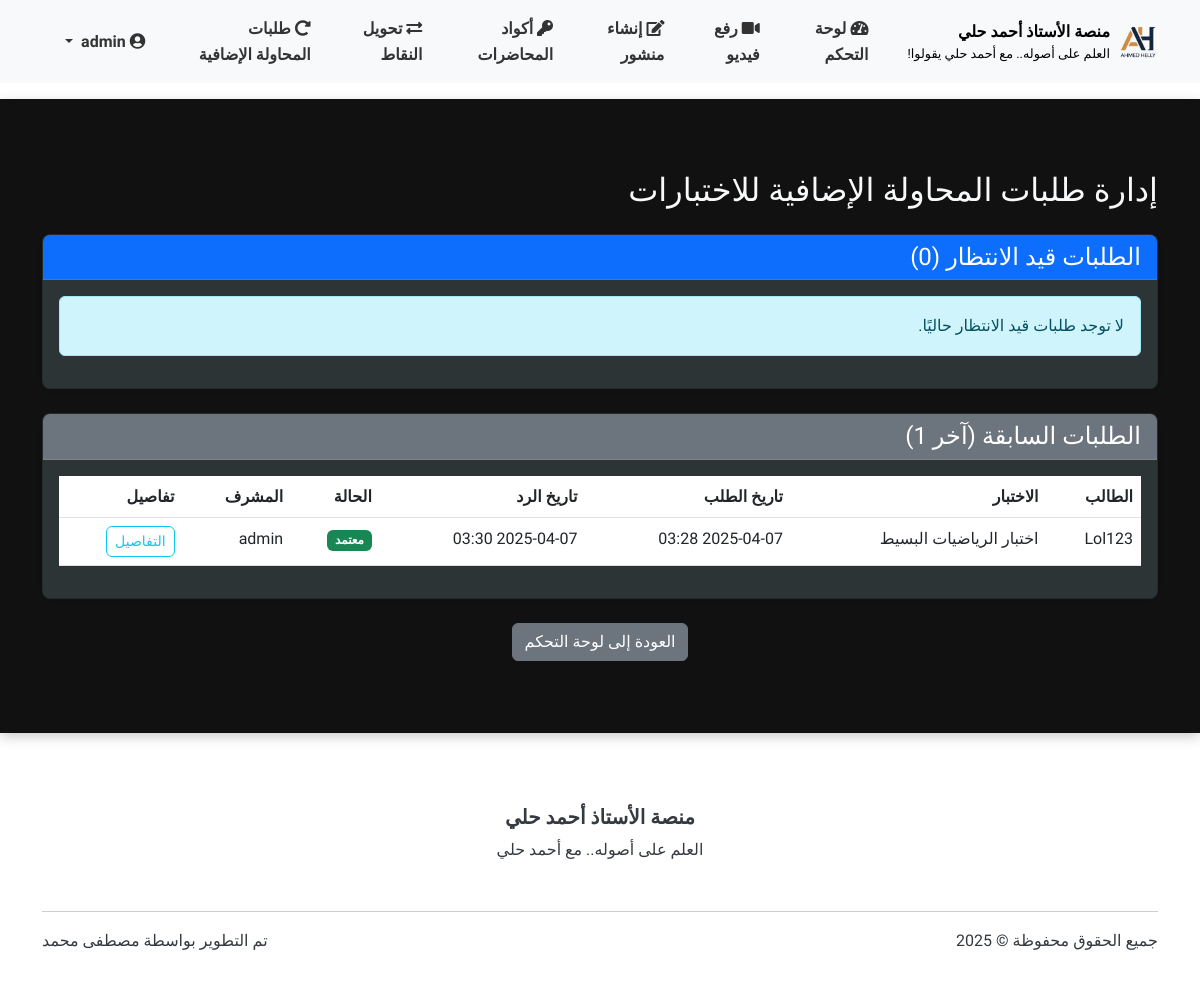
/admin/tests/admin/retry_requests (signed in), run on the app's committed database.
### models.py (models this page shows, shortened)
class User(UserMixin, db.Model):
    __tablename__ = 'users'
    id = db.Column(db.Integer, primary_key=True)
    username = db.Column(db.String(64), unique=True, nullable=False)
    full_name = db.Column(db.String(100), nullable=True)  # الاسم الثلاثي
    email = db.Column(db.String(100), nullable=True)  # البريد الإلكتروني للاستعادة
    phone = db.Column(db.String(20), nullable=True)   # رقم الهاتف للاستعادة
    password_hash = db.Column(db.String(256), nullable=False)
    role = db.Column(db.String(20), nullable=False)  # 'admin' or 'student'
    points = db.Column(db.Integer, default=0)  # نقاط المحفظة
    reset_token = db.Column(db.String(100), nullable=True)  # رمز استعادة كلمة المرور
    reset_token_expiry = db.Column(db.DateTime, nullable=True)  # تاريخ انتهاء صلاحية الرمز
    created_at = db.Column(db.DateTime, default=datetime.utcnow)  # تاريخ إنشاء الحساب
    videos = db.relationship('Video', backref='uploader', lazy='dynamic')
    comments = db.relationship('Comment', backref='author', lazy='dynamic')
    posts = db.relationship('Post', backref='author', lazy='dynamic')
    video_views = db.relationship('VideoView', backref='viewer', lazy='dynamic')
    liked_videos = db.relationship('VideoLike', foreign_keys='VideoLike.user_id', backref='liker', lazy='dynamic')
    def is_admin(self):
        return self.role == 'admin'

class TestRetryRequest(db.Model):
    __tablename__ = 'test_retry_requests'
    id = db.Column(db.Integer, primary_key=True)
    test_id = db.Column(db.Integer, db.ForeignKey('tests.id'), nullable=False)
    user_id = db.Column(db.Integer, db.ForeignKey('users.id'), nullable=False)
    request_date = db.Column(db.DateTime, default=datetime.utcnow)
    status = db.Column(db.String(20), default='pending')  # pending, approved, rejected
    reason = db.Column(db.Text, nullable=True)  # سبب طلب المحاولة الإضافية
    admin_response = db.Column(db.Text, nullable=True)  # رد المشرف على الطلب
    response_date = db.Column(db.DateTime, nullable=True)  # تاريخ الرد
    responded_by = db.Column(db.Integer, db.ForeignKey('users.id'), nullable=True)  # المشرف الذي رد على الطلب
    test = db.relationship('Test', foreign_keys=[test_id])
    user = db.relationship('User', foreign_keys=[user_id], backref=db.backref('retry_requests', lazy='dynamic'))
    admin = db.relationship('User', foreign_keys=[responded_by])

class Test(db.Model):
    __tablename__ = 'tests'
    id = db.Column(db.Integer, primary_key=True)
    title = db.Column(db.String(100), nullable=False)
    description = db.Column(db.Text, nullable=True)
    created_by = db.Column(db.Integer, db.ForeignKey('users.id'), nullable=False)
    created_at = db.Column(db.DateTime, default=datetime.utcnow)
    is_active = db.Column(db.Boolean, default=True)
    time_limit_minutes = db.Column(db.Integer, default=30)  # Time limit in minutes
    passing_score = db.Column(db.Integer, default=60)  # Passing score percentage
    max_attempts = db.Column(db.Integer, default=1)  # الحد الأقصى لعدد المحاولات المسموح بها
    access_type = db.Column(db.String(20), default='free')  # free, points, code, both
    points_required = db.Column(db.Integer, default=0)  # النقاط المطلوبة للدخول إلى الاختبار
    access_code = db.Column(db.String(20), nullable=True)  # كود الوصول للاختبار
    questions = db.relationship('TestQuestion', backref='test', lazy='dynamic', cascade='all, delete-orphan')
    attempts = db.relationship('TestAttempt', backref='test', lazy='dynamic')
    creator = db.relationship('User', backref=db.backref('created_tests', lazy='dynamic'))

### test_routes.py (the view)
@admin_tests.route('/admin/retry_requests')
@login_required
def retry_requests():
    if not current_user.is_admin():
        flash('ليس لديك صلاحية للوصول إلى هذه الصفحة', 'danger')
        return redirect(url_for('home'))
    pending_requests = TestRetryRequest.query.filter_by(status='pending').order_by(TestRetryRequest.request_date.desc()).all()
    responded_requests = TestRetryRequest.query.filter(TestRetryRequest.status != 'pending').order_by(TestRetryRequest.response_date.desc()).limit(20).all()
    return render_template(
        'admin/retry_requests.html',
        pending_requests=pending_requests,
        responded_requests=responded_requests
    )

### main.py (called while the page is built)
    @login_manager.user_loader
    def load_user(user_id):
        return models.User.query.get(int(user_id))

### routes.py (called while the page is built)
@app.context_processor
def inject_now():
    return {'now': datetime.now()}

### templates/admin/retry_requests.html (shortened to what this page needs)
{% extends "base.html" %}
{% block content %}
<div class="container my-5">
    <h2 class="mb-4">إدارة طلبات المحاولة الإضافية للاختبارات</h2>
    <div class="card shadow-sm mb-4">
        <div class="card-header bg-primary text-white">
            <h4 class="mb-0">الطلبات قيد الانتظار ({{ pending_requests|length }})</h4>
        </div>
        <div class="card-body">
            {% if pending_requests %}
            <div class="table-responsive">
                <table class="table table-hover">
                    <thead>
                        <tr>
                            <th>الطالب</th>
                            <th>الاختبار</th>
                            <th>تاريخ الطلب</th>
                            <th>سبب الطلب</th>
                            <th>الإجراءات</th>
                        </tr>
                    </thead>
                    <tbody>
                        {% for request in pending_requests %}
                        <tr>
                            <td>{{ request.user.username }}</td>
                            <td>{{ request.test.title }}</td>
                            <td>{{ request.request_date.strftime('%Y-%m-%d %H:%M') }}</td>
                            <td>
                                <button type="button" class="btn btn-sm btn-outline-info" data-bs-toggle="tooltip" data-bs-placement="top" title="{{ request.reason }}">
                                    عرض السبب
                                </button>
                            </td>
                            <td>
                                <a href="{{ url_for('admin_tests.respond_retry_request', request_id=request.id) }}" class="btn btn-sm btn-primary">الرد على الطلب</a>
                            </td>
                        </tr>
                        {% endfor %}
                    </tbody>
                </table>
            </div>
            {% else %}
            <div class="alert alert-info">
                لا توجد طلبات قيد الانتظار حاليًا.
            </div>
            {% endif %}
        </div>
    </div>
    <div class="card shadow-sm">
        <div class="card-header bg-secondary text-white">
            <h4 class="mb-0">الطلبات السابقة (آخر {{ responded_requests|length }})</h4>
        </div>
        <div class="card-body">
            {% if responded_requests %}
            <div class="table-responsive">
                <table class="table table-hover">
                    <thead>
                        <tr>
                            <th>الطالب</th>
                            <th>الاختبار</th>
                            <th>تاريخ الطلب</th>
                            <th>تاريخ الرد</th>
                            <th>الحالة</th>
                            <th>المشرف</th>
                            <th>تفاصيل</th>
                        </tr>
                    </thead>
                    <tbody>
                        {% for request in responded_requests %}
                        <tr>
                            <td>{{ request.user.username }}</td>
                            <td>{{ request.test.title }}</td>
                            <td>{{ request.request_date.strftime('%Y-%m-%d %H:%M') }}</td>
                            <td>{{ request.response_date.strftime('%Y-%m-%d %H:%M') }}</td>
                            <td>
                                {% if request.status == 'approved' %}
                                <span class="badge bg-success">معتمد</span>
                                {% elif request.status == 'rejected' %}
                                <span class="badge bg-danger">مرفوض</span>
                                {% elif request.status == 'used' %}
                                <span class="badge bg-info">تم استخدامه</span>
                                {% else %}
                                <span class="badge bg-secondary">{{ request.status }}</span>
                                {% endif %}
                            </td>
                            <td>{{ request.admin.username if request.admin else '-' }}</td>
                            <td>
                                <button type="button" class="btn btn-sm btn-outline-info" data-bs-toggle="modal" data-bs-target="#requestModal{{ request.id }}">
                                    التفاصيل
                                </button>
                            </td>
                        </tr>
                        {% endfor %}
                    </tbody>
                </table>
            </div>
            {% else %}
            <div class="alert alert-info">
                لا توجد طلبات سابقة.
            </div>
            {% endif %}
        </div>
    </div>
    <div class="text-center mt-4">
        <a href="{{ url_for('admin.dashboard') }}" class="btn btn-secondary">العودة إلى لوحة التحكم</a>
    </div>
</div>
{% endblock %}

### templates/base.html (shortened to what this page needs)
<!DOCTYPE html>
<html lang="ar" dir="rtl">
<head>
    <link rel="stylesheet" href="https://cdnjs.cloudflare.com/ajax/libs/font-awesome/5.15.4/css/all.min.css">
    <link rel="stylesheet" href="https://cdn.jsdelivr.net/npm/bootstrap@5.3.0/dist/css/bootstrap.rtl.min.css">
    <link rel="stylesheet" href="{{ url_for('static', filename='css/style.css') }}">
</head>
<body>
    <header>
        <nav class="navbar navbar-expand-lg navbar-light bg-light sticky-top">
            <div class="container">
                <a class="navbar-brand d-flex align-items-center" href="{{ url_for('main.index') }}">
                    <img src="{{ url_for('static', filename='img/ahmed-helly-logo.png') }}" alt="شعار المنصة" height="50">
                    <div class="ms-2 d-flex flex-column">
                        <span style="font-size: 1rem; color: #000; font-weight: bold;">منصة الأستاذ أحمد حلي</span>
                        <small class="d-none d-md-block" style="font-size: 0.8rem; color: #000;">العلم على أصوله.. مع أحمد حلي يقولوا!</small>
                    </div>
                </a>
                <div class="collapse navbar-collapse navbar-custom" id="navbarNav">
                    <ul class="navbar-nav">
                        {% if current_user.is_authenticated %}
                            {% if current_user.role == 'admin' %}
                                <li class="nav-item">
                                    <a class="nav-link {% if request.path.startswith('/admin/dashboard') %}active{% endif %}" href="{{ url_for('admin.dashboard') }}">
                                        <i class="fas fa-tachometer-alt"></i> لوحة التحكم
                                    </a>
                                </li>
                                <li class="nav-item">
                                    <a class="nav-link {% if request.path.startswith('/admin/upload_video') %}active{% endif %}" href="{{ url_for('admin.upload_video') }}">
                                        <i class="fas fa-video"></i> رفع فيديو
                                    </a>
                                </li>
                                <li class="nav-item">
                                    <a class="nav-link {% if request.path.startswith('/admin/create_post') %}active{% endif %}" href="{{ url_for('admin.create_post') }}">
                                        <i class="fas fa-edit"></i> إنشاء منشور
                                    </a>
                                </li>
                                <li class="nav-item">
                                    <a class="nav-link {% if request.path.startswith('/admin/lecture_codes') %}active{% endif %}" href="{{ url_for('admin.lecture_codes') }}">
                                        <i class="fas fa-key"></i> أكواد المحاضرات
                                    </a>
                                </li>
                                <li class="nav-item">
                                    <a class="nav-link {% if request.path.startswith('/admin/transfer_points') %}active{% endif %}" href="{{ url_for('admin.transfer_points') }}">
                                        <i class="fas fa-exchange-alt"></i> تحويل النقاط
                                    </a>
                                </li>
                                <li class="nav-item">
                                    <a class="nav-link {% if request.path.startswith('/admin/retry_requests') %}active{% endif %}" href="{{ url_for('admin_tests.retry_requests') }}">
                                        <i class="fas fa-redo-alt"></i> طلبات المحاولة الإضافية
                                    </a>
                                </li>
                            {% endif %}
                        {% endif %}
                    </ul>
                    {% if current_user.is_authenticated %}
                    <ul class="navbar-nav ms-auto">
                        <li class="nav-item dropdown">
                            <a class="nav-link dropdown-toggle" href="#" id="navbarDropdown" role="button"
                               data-bs-toggle="dropdown" aria-expanded="false">
                                <i class="fas fa-user-circle"></i>
                                {{ current_user.username }}
                            </a>
                        </li>
                    </ul>
                    {% endif %}
                </div>
            </div>
        </nav>
    </header>
    <main class="py-4">
        {% block content %}{% endblock %}
    </main>
    <footer class="bg-white py-4 mt-5">
        <div class="container">
            <div class="row align-items-center">
                <div class="col-md-12 text-center mb-3">
                    <h5 class="fw-bold">منصة الأستاذ أحمد حلي</h5>
                    <p class="mb-3">العلم على أصوله.. مع أحمد حلي</p>
                </div>
            </div>
            <hr>
            <div class="row">
                <div class="col-md-6">
                    <p>جميع الحقوق محفوظة &copy; 2025</p>
                </div>
                <div class="col-md-6 text-md-end">
                    <p>تم التطوير بواسطة <a href="https://www.linkedin.com/in/mstafamohamed/" target="_blank">مصطفى محمد</a></p>
                </div>
            </div>
        </div>
    </footer>
</body>
</html>

### static/css/style.css (style rules this page uses)
:root { --primary-color: #1a4c78; --primary-light: #2c6ca8; --primary-dark: #0f3251; --secondary-color: #27ae60; --secondary-light: #4cc482; --secondary-dark: #208e4e; --accent-color: #e67e22; --accent-light: #f4a261; --accent-dark: #c26620; --danger-color: #e74c3c; --text-light: #f8f9fa; --text-dark: #343a40; --bg-light: #ffffff; --bg-dark: #111111; --bg-card: #2d3436; --bg-card-dark: #222; --header-height: 80px; }
body { direction: rtl; text-align: right; font-family: 'Tajawal', 'Segoe UI', Tahoma, Geneva, Verdana, sans-serif; line-height: 1.6; color: #333; background-color: var(--bg-light); transition: background-color 0.3s ease; display: flex; flex-direction: column; min-height: 100vh; }
main { background-color: var(--bg-dark); color: var(--text-light); border-radius: 0; box-shadow: 0 4px 12px rgba(0,0,0,0.2); padding: 20px 0; flex: 1; }
header, footer { background-color: var(--bg-light); color: var(--text-dark); }
.navbar-custom .nav-link { color: var(--text-dark) !important; margin-right: 15px; padding: 8px 15px; border-radius: 5px; transition: all 0.3s ease; font-weight: bold; }
.card { animation: fadeIn 0.6s ease-out; border-radius: 8px; overflow: hidden; box-shadow: 0 4px 12px rgba(0,0,0,0.1); transition: all 0.3s ease; background-color: var(--bg-card); color: var(--text-light); }
.card .card-header { background-color: var(--bg-card-dark); color: var(--text-light); border-bottom: 1px solid rgba(255,255,255,0.1); }
.btn { transition: all 0.3s ease; border-radius: 6px; font-weight: 500; }
footer { background-color: var(--bg-light); color: var(--text-dark); padding: 2rem 0; }
footer a { color: var(--text-dark); text-decoration: none; transition: all 0.3s ease; }
.navbar-brand img { max-height: 40px; }
.navbar-custom .nav-link { font-weight: bold; }

### templates/base.html (style rules this page uses)
body { font-family: 'Tajawal', sans-serif; }
.navbar-custom .nav-link { color: #333 !important; margin-left: 15px; font-weight: bold; }

### data on the page
User: username "admin"
TestRetryRequest: user.username "Lol123", test "اختبار الرياضيات البسيط", request_date "2025-04-07 03:28", response_date "2025-04-07 03:30", status "معتمد", admin "admin"

### other printed values
{{ pending_requests|length }} "0"
{{ responded_requests|length }} "1"
